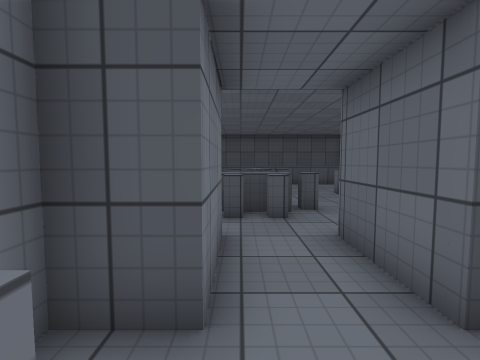
[1] (above)

20 first-person views from a walk through a Unity game level. The camera is 1.3 m above the floor, tilts 4° down and sees 85° across. Doors are open. The floor is counted in squares, 1 m on a side. Each view is taken from the middle of a square. On the plan, view 1 faces up. The plan holds only what a view shows up to about 13 squares ahead; the rest is blank. The place goes on beyond the plan. The player character is not drawn. Some surface patterns are stand-ins.

[2]
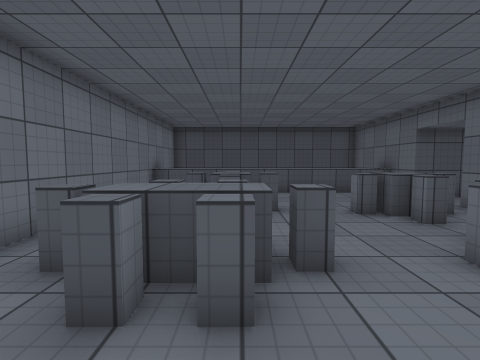

[3]
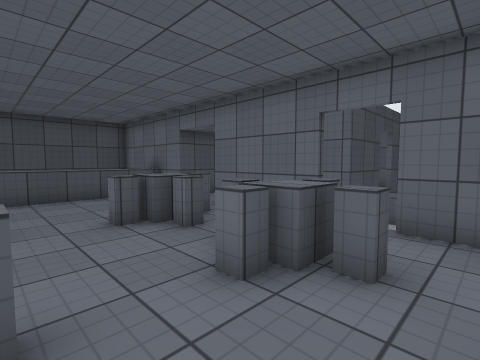

[4]
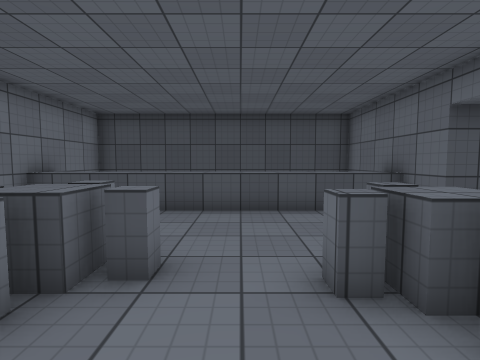

[5]
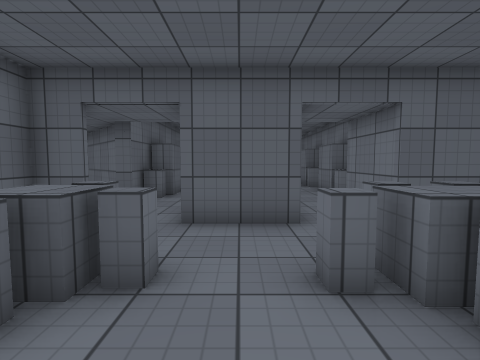

[6]
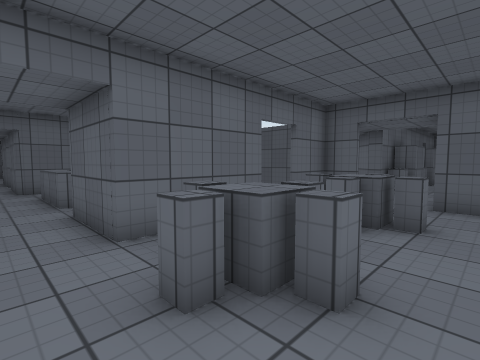

[7]
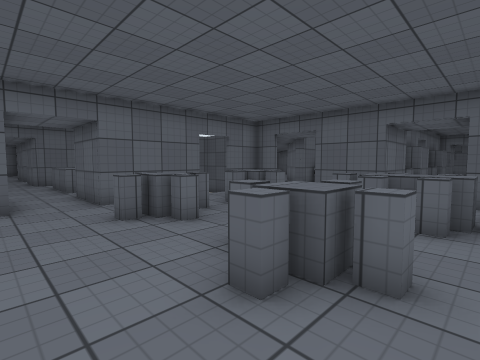

[8]
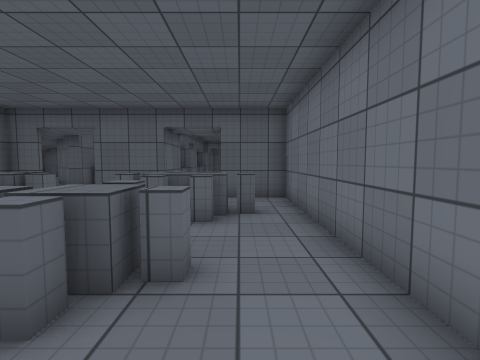

[9]
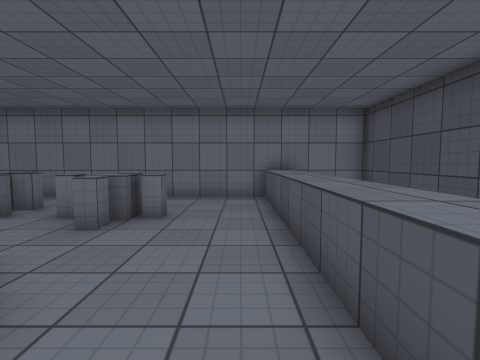

[10]
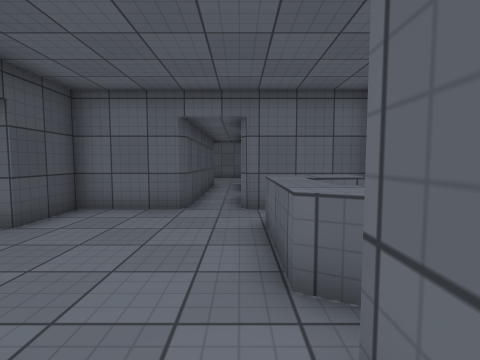

[11]
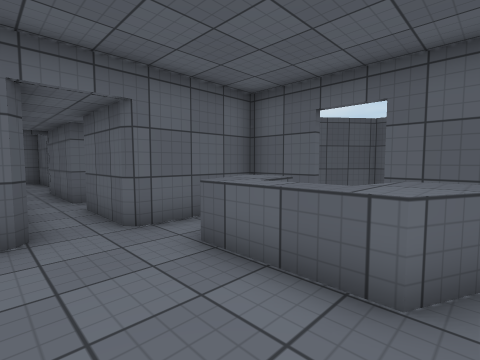

[12]
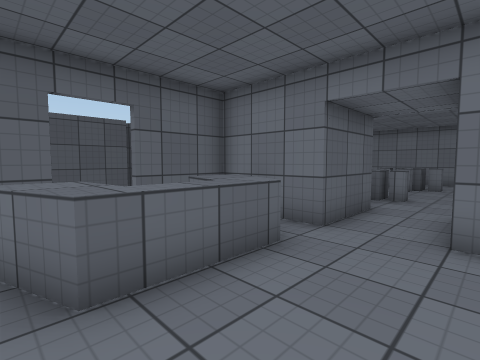

[13]
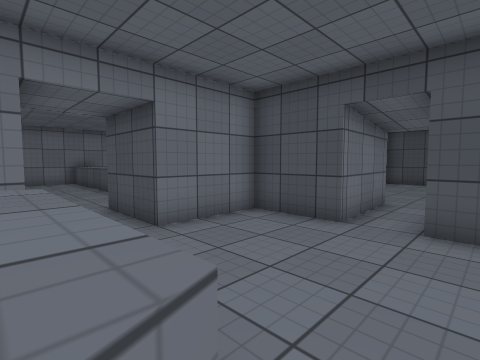

[14]
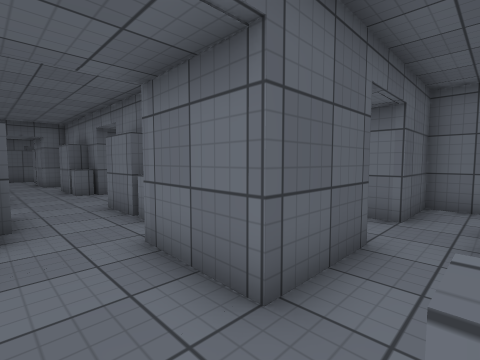

[15]
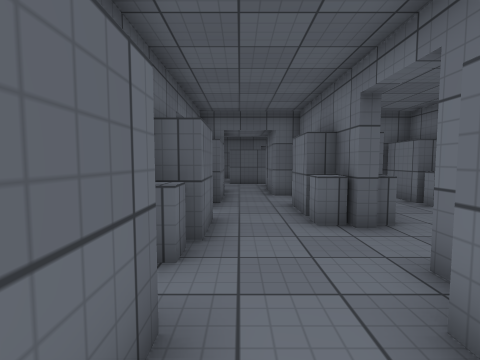

[16]
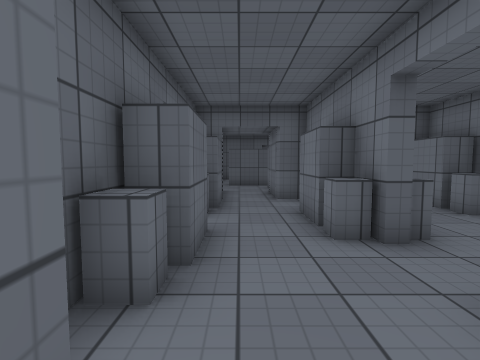

[17]
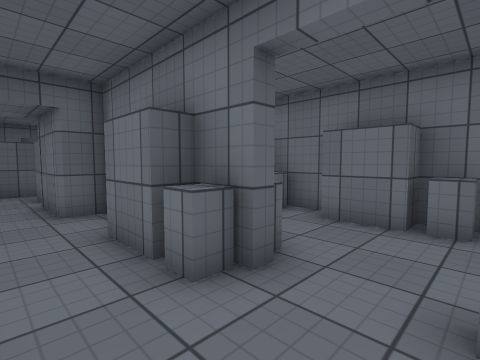

[18]
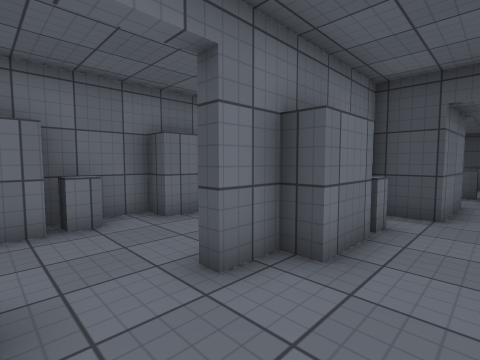

[19]
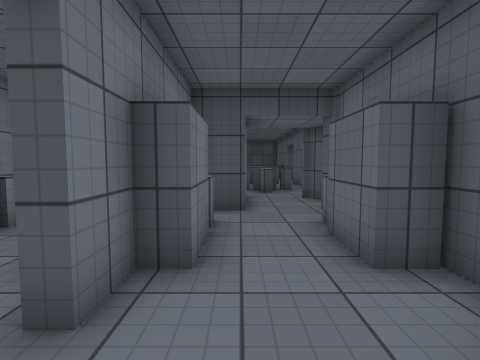

[20]
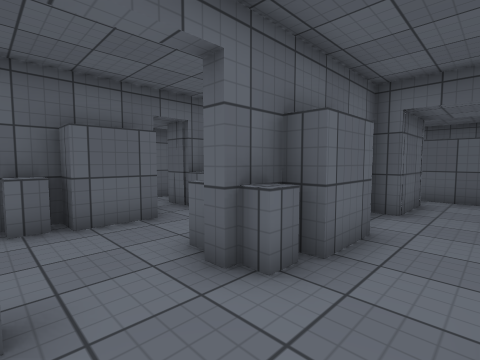

### Floor plan
Key: @ floor where view 1 was taken; # wall or solid block; x gap in a wall; . floor; = window, fence, low wall or low ledge; ^ raised ledge; v drop or lower ground; O other object.
Columns run from 3 left of view 1 to 24 right of it. Each row starts with its distance up from view 1.
 24                ..
 23                ..
 22                ..
 21                ..
 20                #.
 19 ##vvvvvvvvv    #.
 18 # ====    #    #.
 17 #         #   ##.###
 16 #^^^^^^^^^^  #.....#
 15 #^^^^^^^^^^  #.....#
 14 #..........###.....#######
 13 #...........................
 12 #...O...O...........###.####
 11 #..OOO.OOO.###.^^^.#
 10 #...O...O. # #^^ ^^#
  9 #......... # ##   ##
  8 #..OO...O..x v#####v
  7 #.OOOO.OOO.
  6 #..OO...O..x
  5 #..........#
  4 ###..###..#
  3   #..###..         ##
  2  ##..###..#   #####
  1  #...#....####
  0  ##@.##..####
 -1   #..##..####
 -2  ##..##..##
 -3  #...#....#
 -4  ##......##
 -5  ##......##
 -6  ##..##..#
 -7  #...##.....
 -8  ##..##..##.#
 -9   #..#...#
-10   #..##..#
-11    ..##..

Positions as (right, up) in squares from view 1, and headings:
1: (0, 0), facing up
2: (1, 4), facing up
3: (2, 5), facing up-right
4: (3, 8), facing up
5: (3, 10), facing down
6: (3, 13), facing down-right
7: (-1, 14), facing down-right
8: (-1, 14), facing down
9: (7, 14), facing left
10: (9, 12), facing right
11: (11, 14), facing down-right
12: (15, 14), facing down-left
13: (15, 11), facing up-left
14: (6, 6), facing down-left
15: (5, 0), facing down
16: (5, -1), facing down
17: (5, -3), facing down-left
18: (5, -5), facing up-left
19: (4, -5), facing up
20: (0, -3), facing down-right
